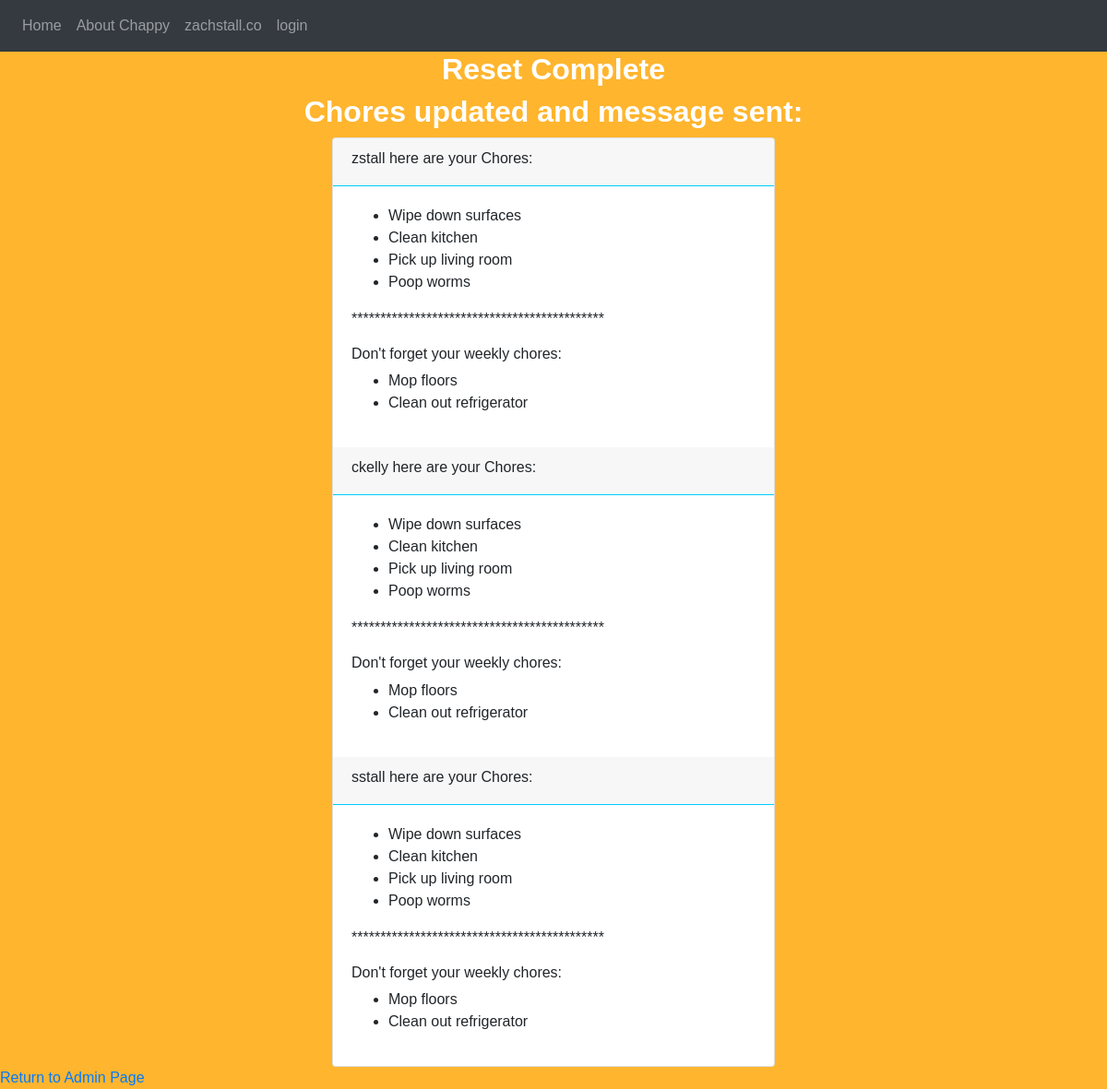
Before: /admintools with the older database file.
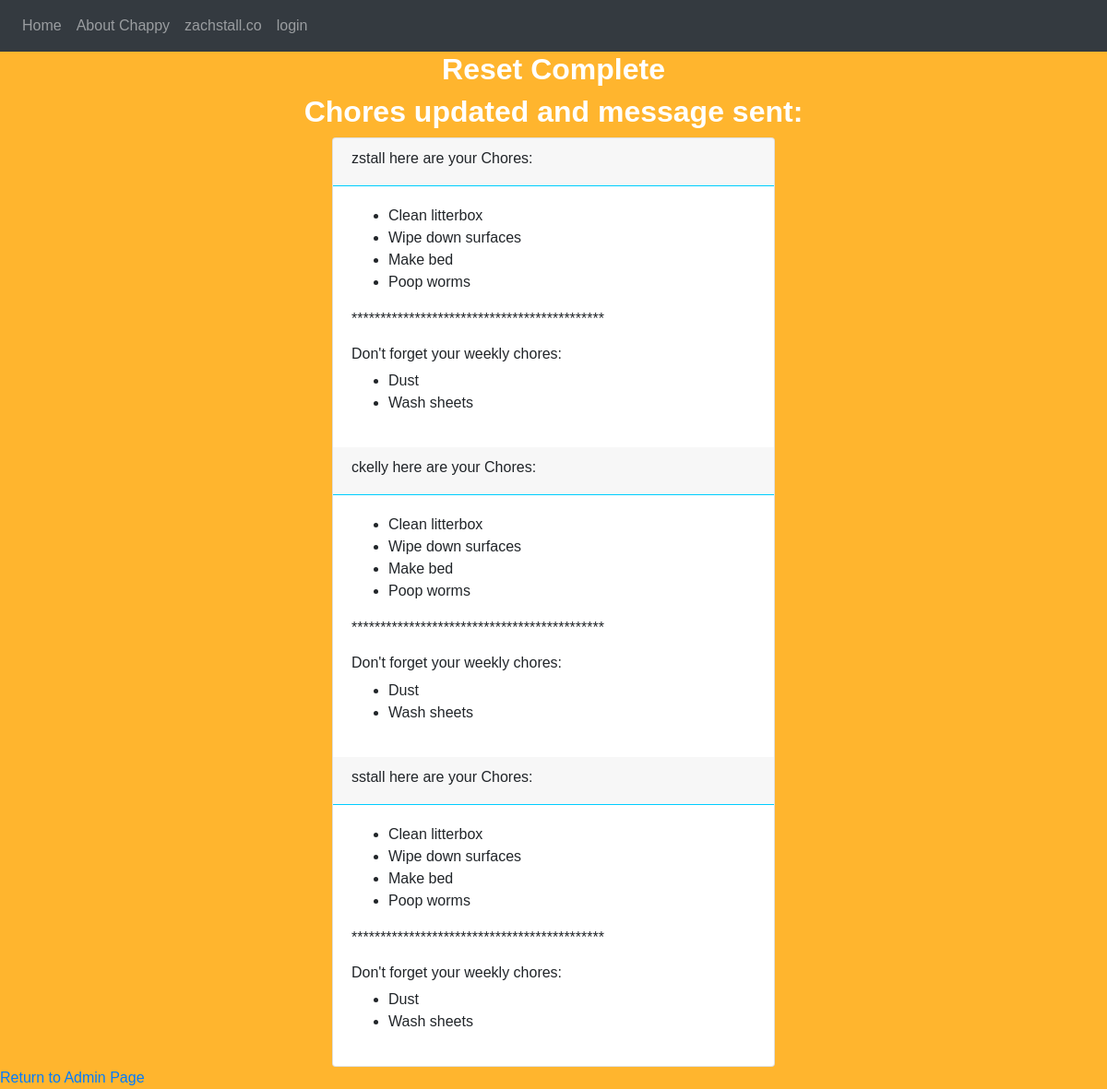
After: the same page with the newer database file.
### tables this page shows
CREATE TABLE users (
 id INTEGER PRIMARY KEY,
 fname TEXT NOT NULL,
 lname TEXT NOT NULL,
 phone TEXT NOT NULL,
 email TEXT NOT NULL
, username text, password text);

CREATE TABLE chores (
 id INTEGER PRIMARY KEY,
 chore TEXT NOT NULL,
 schedule TEXT NOT NULL,
 name TEXT,
 done TEXT
);

### fchap.py (the view)
@app.route("/admintools", methods=['GET','POST'])
def run_chappy():
    trace = False
    chap.reset_chores('daily')
    chap.reset_chores('weekly')
    usr = chap.query_db("select * from users", trace)
    usr.remove((4, 'admin', 'admin', '5555555555', 'admin@noreply.com', 'admin', 'admin'))
    chrs = chap.query_db("select * from chores where schedule = 'daily'")
    chap.build_user_chores(chrs, usr)
    day = datetime.datetime.today().weekday()
    wk_chrs = chap.query_db("select * from chores where schedule = 'weekly'")
    chap.build_user_chores(wk_chrs, usr)
    msg = []
    for u in usr:
        chrs = chap.query_db("SELECT * FROM chores where name = '" + str(u[1]) + "' and schedule = 'daily'")
        wk_chrs = chap.query_db("SELECT * FROM chores where name = '" + str(u[1]) + "' and schedule = 'weekly'")
        msg += [u[1],chrs,wk_chrs]
    return render_template('resetsuccess.html', users = usr, chr = chrs, d = day, wchr = wk_chrs, message = msg)

### chap.py (called while the page is built)
def query_db(select_statement, trace=False):
    try:
        sqliteConnection = sqlite3.connect('chappydb.db')
        cursor = sqliteConnection.cursor()
        if trace:
            print("Connected to SQLite")
        sqlite_select_query = select_statement
        cursor.execute(sqlite_select_query)
        records = cursor.fetchall()
        if trace:
            print("Total rows are:  ", len(records))
            print("Printing each query result")
            print(records)
        cursor.close()
        return records
    except sqlite3.Error as error:
        print("Failed to read data from sqlite table", error)
    finally:
        if (sqliteConnection):
            sqliteConnection.close()
            if trace:
                print("The SQLite connection is closed")

def update_db(update_statement, trace=False):
    try:
        sqliteConnection = sqlite3.connect('chappydb.db')
        cursor = sqliteConnection.cursor()
        if trace:
            print("Connected to SQLite")
        sql_update_query = update_statement
        cursor.execute(sql_update_query)
        sqliteConnection.commit()
        if trace:
            print("Record Updated successfully ")
        cursor.close()
    except sqlite3.Error as error:
        print("Failed to update sqlite table", error)
    finally:
        if (sqliteConnection):
            sqliteConnection.close()
            if trace:
                print("The SQLite connection is closed")

def build_user_chores(chrs, users, trace = False):
    num = chrs[0][0]
    chrs_ids = []
    while num <= chrs[len(chrs)-1][0]:
        chrs_ids.append(num)
        num += 1
    usr_names = []
    for u in users:
        usr_names.append(u[1])
    while len(chrs_ids) > 0:
        for name in usr_names:
            if chrs_ids == []:
                break
            chr_id = chrs_ids.pop(random.randint(0,len(chrs_ids)-1))
            add_name = "UPDATE chores SET name = '"+str(name)+"' where id = " + str(chr_id)
            update_db(add_name, trace)

def reset_chores(sched):
    reset_chores = "UPDATE chores SET done = 'False' WHERE schedule = '" + sched + "'"
    update_db(reset_chores)
    return(query_db("SELECT * FROM chores"))

### fchap.py (called while the page is built)
@app.before_request
def before_request():
    g.user = None
    if 'user' in session:
        g.user = session['user']

### templates/resetsuccess.html
{% extends "base.html" %}
{% block content %}
<div class="task">
<h1>Reset Complete</h1>
<h4>Chores updated and message sent:</h4>
  <div class="card">
    {% for nm in users %}
    <div class="card-header">
      <h6>{{ nm[5] }} here are your Chores: </h6>
    </div>
      <div class="card-body">
        <ul>
          {% for c in chr %}
            <li>{{ c[1] }}</li>
          {% endfor %}
        </ul>
        {% if d == 0 %}
        <p>********************************************</p>
        <h6>Here is your weekly chores:</h6>
        <ul>
          {% for c in wchr %}
            <li>{{ c[1] }}</li>
          {% endfor %}
        </ul>
      {% else %}
        <p>********************************************</p>
        <h6>Don't forget your weekly chores:</h6>
        <ul>
          {% for c in wchr %}
            <li>{{ c[1] }}</li>
          {% endfor %}
        </ul>
      {% endif %}
    </div>
    {% endfor %}
  </div>
  <a href={{ url_for('chores', user='admin') }}>Return to Admin Page</a>
</div>
{% endblock %}

### templates/base.html (shortened to what this page needs)
<!DOCTYPE html>
<html lang="en" dir="ltr">
  <head>
    <link rel="stylesheet" href="https://maxcdn.bootstrapcdn.com/bootstrap/4.5.2/css/bootstrap.min.css">
    <link rel="stylesheet" href="/static/css/main.css">
  </head>
  <body id="chappPage" data-spy="scroll" data-target=".navbar" data-offset="100">
    <nav class="navi navbar navbar-expand-lg bg-dark navbar-dark sticky-top latofont">
      <div class="collapse navbar-collapse" id="zNavbar">
        <ul class="navbar-nav mr-auto">
          <li class="nav-item">
            <a class="nav-link" href={{ url_for('home') }}>Home<span class="sr-only">(current)</span></a>
          </li>
          <li class="nav-item">
            <a class="nav-link" href="#">About Chappy</a>
          </li>
          <li class="nav-item">
            <a class="nav-link" target="_blank" href="http://zachstall.co">zachstall.co</a>
          </li>
          <li class="nav-item">
            <a class="nav-link" href="/login">login</a>
          </li>
        </ul>
      </div>
    </nav>
    {% block content %}
    {% endblock %}
  </body>
</html>

### static/css/main.css (style rules this page uses)
html, body { margin: 0; padding: 0; border: 0; font-size: 100%; }
body { background: #FFB52E; font-family: sans-serif; }
h1, h4 { color: #fff; text-align: center; font-size: 32px; font-weight: 900; }
.card { width: 40%; margin: auto; }
.card-header { border-bottom: 1px solid #00CDFF; }

Changed rows visible on the page:
changed users "zstall": loses chores (chore "Clean kitchen"); loses chores (chore "Pick up living room"); loses chores (chore "Mop floors"); loses chores (chore "Clean out refrigerator"); gains chores (chore "Clean litterbox"); gains chores (chore "Make bed"); gains chores (chore "Dust"); gains chores (chore "Wash sheets")
changed users "ckelly": loses chores (chore "Clean kitchen"); loses chores (chore "Pick up living room"); loses chores (chore "Mop floors"); loses chores (chore "Clean out refrigerator"); gains chores (chore "Clean litterbox"); gains chores (chore "Make bed"); gains chores (chore "Dust"); gains chores (chore "Wash sheets")
changed users "sstall": loses chores (chore "Clean kitchen"); loses chores (chore "Pick up living room"); loses chores (chore "Mop floors"); loses chores (chore "Clean out refrigerator"); gains chores (chore "Clean litterbox"); gains chores (chore "Make bed"); gains chores (chore "Dust"); gains chores (chore "Wash sheets")
